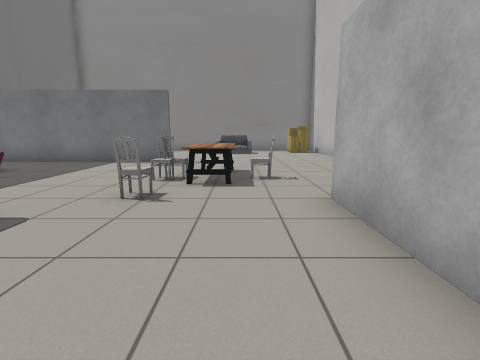
[1] (above)

15 first-person views from a walk through a world built for the Gazebo simulator. The camera is 1 m above the floor, tilts 10° down and sees 85° across. The floor is counted in squares, 1 m on a side. Each view is taken from the middle of a square. On the plan, view 1 faces up. The plan holds only what a view shows up to about 11 squares ahead; the rest is blank. The place goes on beyond the plan. Simple shapes stand in for some stock models. Some surface patterns are stand-ins.

[2]
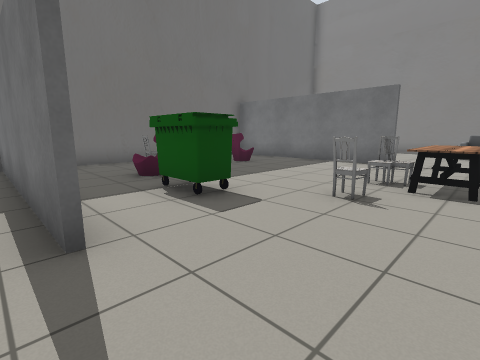

[3]
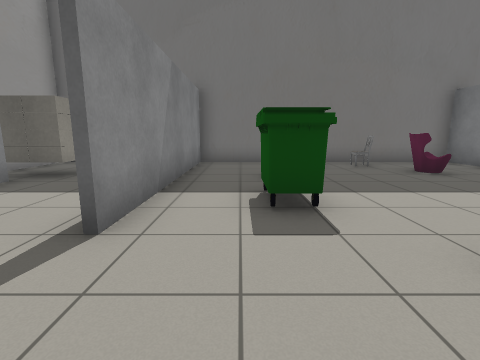

[4]
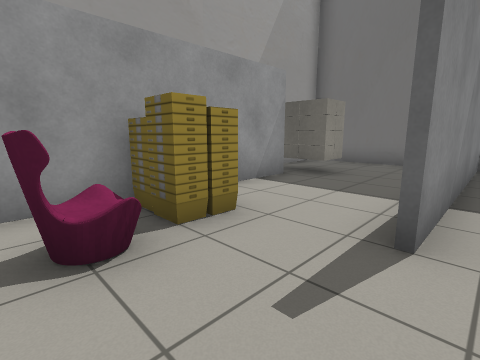

[5]
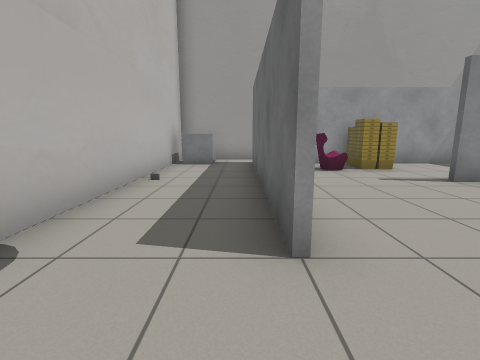

[6]
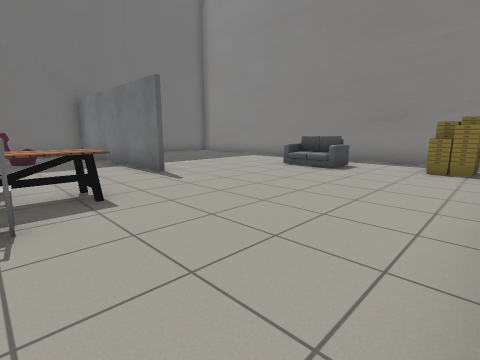

[7]
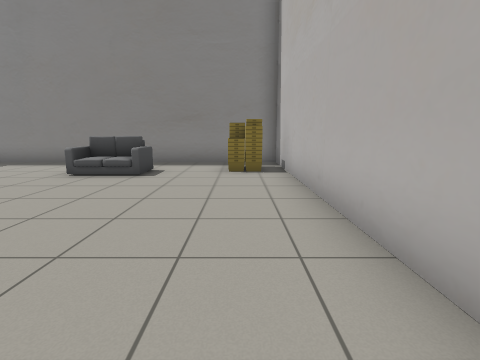

[8]
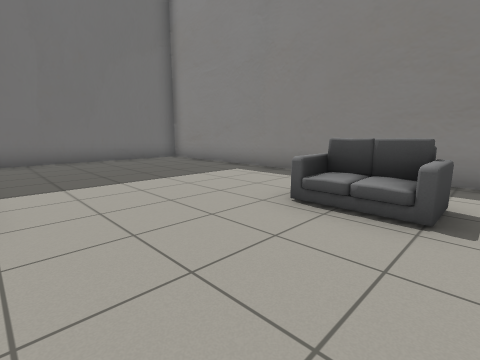

[9]
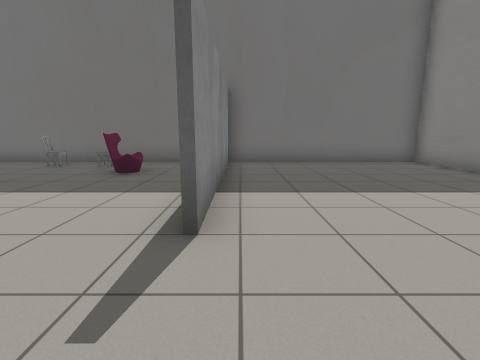

[10]
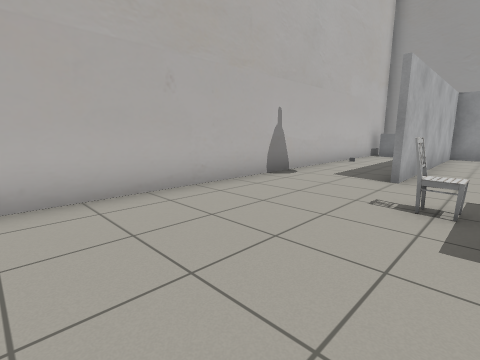

[11]
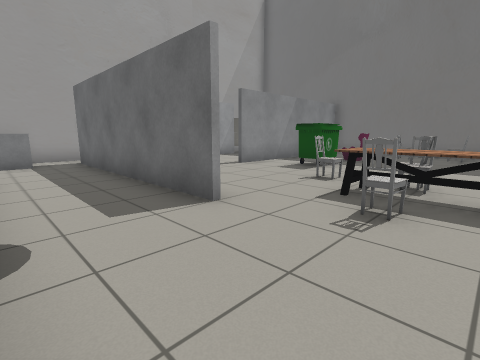

[12]
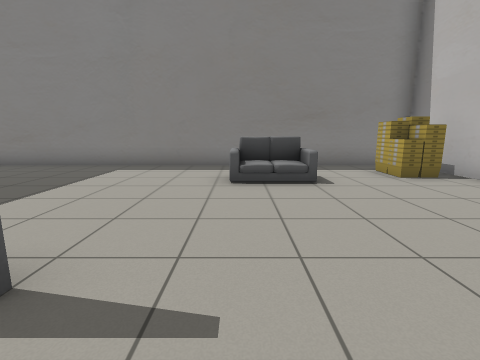

[13]
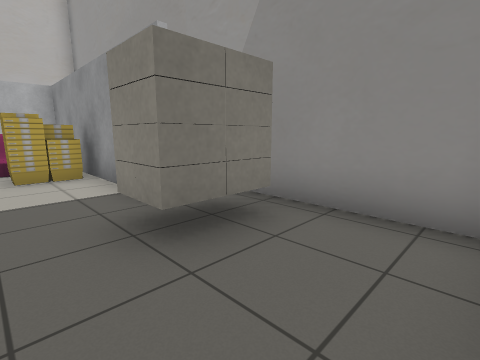

[14]
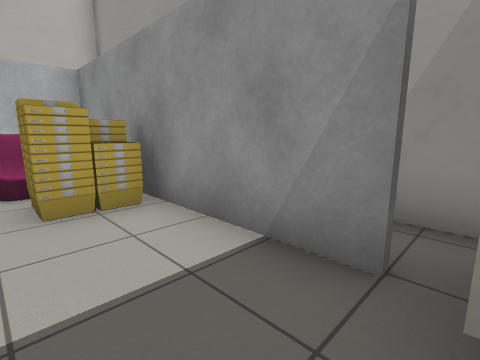

[15]
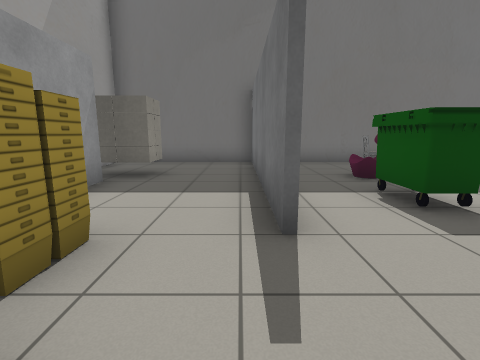

### Floor plan
Points are (right, up) in squares from view 1. A wall is a line through its corners. A room is listed if a view was taken in it or the views show most of it. See-through windows are left out.
Room 1 (views 1, 2, 3, 4, 5, 6, 7, 8, 9, 10, 11, 12, 15)
walls: (-2.4, 9.4) (-9.5, 9.4); (1.6, 4.1) (1.6, -3); (-2.4, 0.4) (-5.6, 0.4); (-9, 9.6) (-2.5, 9.6); (-9.5, 0.6) (-2.5, 0.6); (-5.6, -2.9) (1.4, -2.9) (1.4, 4); (1.1, -4.3) (4.3, -4.3) (4.3, 16.3) (-9.4, 16.3) (-9.4, 0.1)
ways out: opening at (-6, -2.3) to room 2
objects: chair (-8, 4); chair (-8, 6); sofa (-7, 7); sofa (-6, 3); bin (-4, 3) to (-3, 3); bucket (-2, -2) to (-1, -2); chair (-2, 4); chair (-2, 6); sofa (-1, -2) to (0, -1); dining table (-1, 5) to (0, 5); chair (-1, 6); dining table (-1, 7) to (0, 7); sofa (-1, 13) to (0, 14); chair (0, 6) to (1, 6); grey box (3, -3) to (4, -3); bucket (3, 14) to (3, 15); other object (4, 0)
Room 2 (views 13, 14)
walls: (-9, -4.3) (-5.1, -4.3); (-9.4, 0.1) (-9.4, -3.2); (-5.6, 0.4) (-9.5, 0.4)
ways out: opening at (-6, -2.3) to room 1
objects: house (-7, -3) to (-6, -2)

Positions as (right, up) in squares from view 1, and headings:
1: (0, 0), facing up
2: (0, 0), facing up-left
3: (0, 2), facing left
4: (0, 1), facing down-left
5: (2, 6), facing down
6: (4, 6), facing up-left
7: (3, 7), facing up
8: (1, 10), facing up-left
9: (0, 10), facing left
10: (0, 10), facing down-right
11: (4, 7), facing down-left
12: (-1, 8), facing up
13: (-9, -1), facing down-right
14: (-6, -1), facing down-right
15: (0, 0), facing left
